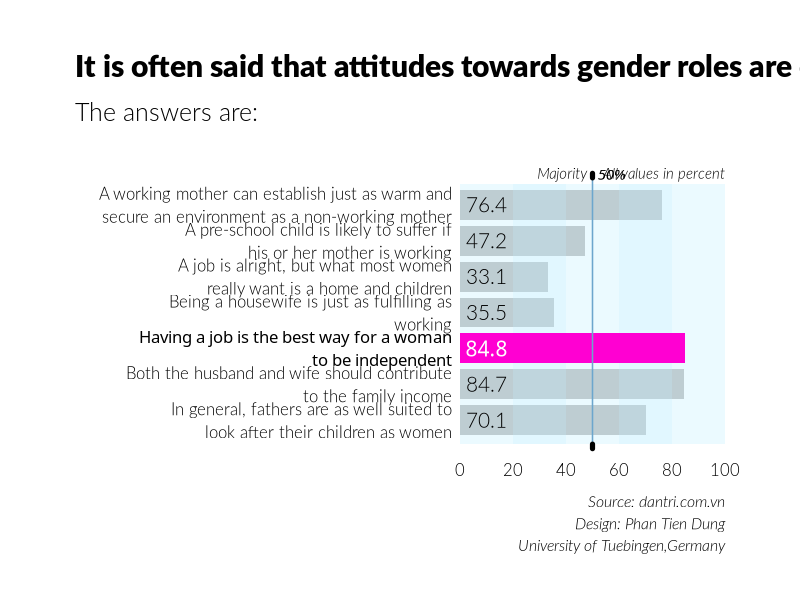

The R source for this figure:
# Set up libraries;

library(graphics)
library(tidyverse)

# Labels;


myC_v159 <- "A working mother can establish just as warm and\nsecure an environment as a non-working mother"
myC_v160 <- "A pre-school child is likely to suffer if\nhis or her mother is working"
myC_v161 <- "A job is alright, but what most women\nreally want is a home and children"
myC_v162 <- "Being a housewife is just as fulfilling as\nworking"
myC_v163 <- "Having a job is the best way for a woman\nto be independent"
myC_v164 <- "Both the husband and wife should contribute\nto the family income"
myC_v165 <- "In general, fathers are as well suited to\nlook after their children as women"
myC_v166 <- "Men should take as much responsibility\nas women for their household and children"
myNames <- c(myC_v165, myC_v164, myC_v163, myC_v162, myC_v161, myC_v160, myC_v159)


# Raw data;

df <- c(70.1,84.7,84.8,35.5,33.1,47.2,76.4)
df2 <- vector('double',length(df))
df2[which(df == 84.8)] <- df[which(df == 84.8)]

# Create a pdf file where we will draw our graphs;

pdf_file <- '2ndchart.pdf'
cairo_pdf(pdf_file,bg = 'grey98',width = 13,height = 10.5)
par(omi = c(0.65,0.75,1.25,0.75),
    mai = c(0.9,3.85,0.55,0),
    lheight = 1.15,
    family = 'Lato Light',
    las = 1)

# Barplot;

bp <- barplot(df,names.arg = FALSE,
              horiz = TRUE,
              border = NA,
              xlim = c(0,100),
              col = 'grey',
              axes = FALSE,
              family = 'Lato')

# Colouring;

myColor <- rgb(255,0,210,maxColorValue = 255)
rect(0,-0.1,20,8.6,col = rgb(191,239,255,80,maxColorValue = 255),border = NA)
rect(20,-0.1,40,8.6,col = rgb(191,239,255,120,maxColorValue = 255),border = NA)
rect(40,-0.1,60,8.6,col = rgb(191,239,255,80,maxColorValue = 255),border = NA)
rect(60,-0.1,80,8.6,col = rgb(191,239,255,120,maxColorValue = 255),border = NA)
rect(80,-0.1,100,8.6,col = rgb(191,239,255,80,maxColorValue = 255),border = NA)

# Barplot;

bp <- barplot(df2,
              names.arg = FALSE,
              horiz = TRUE,
              border = NA,
              xlim = c(0,100),
              col = myColor,
              axes = FALSE,
              add = TRUE)


# Other Elements;

for (i in 1:length(myNames)) {
  
  if (i == 3) {
    
    myFont <- 'Lato Bold'
    
  }else{
    
    myFont <- 'Lato Light'
    
  }
  
  text(-3,bp[i],myNames[i],xpd = TRUE,adj = 1,family = myFont,cex = 1)
  text(10,bp[i],df[i],family = myFont,cex = 1.25,col = ifelse(i == 3,'white','black'))

}

arrows(50,-0.1,50,8.8,lwd = 1.5,length = 0,xpd = TRUE,col = 'skyblue3')
arrows(50,-0.25,50,-0.1,lwd = 5,length = 0,xpd = TRUE)
arrows(50,8.8,50,8.95,lwd = 5,length = 0,xpd = TRUE)

text(48,8.9,'Majority',adj = 1,xpd = TRUE,cex = 0.9,font = 3)
text(52,8.9,'50%',adj = 0,xpd = TRUE,cex = 0.9,font = 3,family = 'Lato Bold')
text(100,8.9,'All values in percent',adj = 1,xpd = TRUE,cex = 0.9,font = 3)
mtext(seq(0,100,by = 20),at = seq(0,100,by = 20),1,line = 0.75)


# Titles for margins

mtext('It is often said that attitudes towards gender roles are changing',
      side = 3,line = 2.2,adj = 0,cex = 1.8,family = 'Lato Black',outer = TRUE)
mtext('The answers are:',side = 3,line = 0,adj = 0,cex = 1.5,outer = TRUE)
mtext('Source: dantri.com.vn\nDesign: Phan Tien Dung\nUniversity of Tuebingen,Germany',
      side = 1,line = 0,adj = 1,cex = 0.95,outer = TRUE,font = 3)

# Close graphs;

dev.off()


